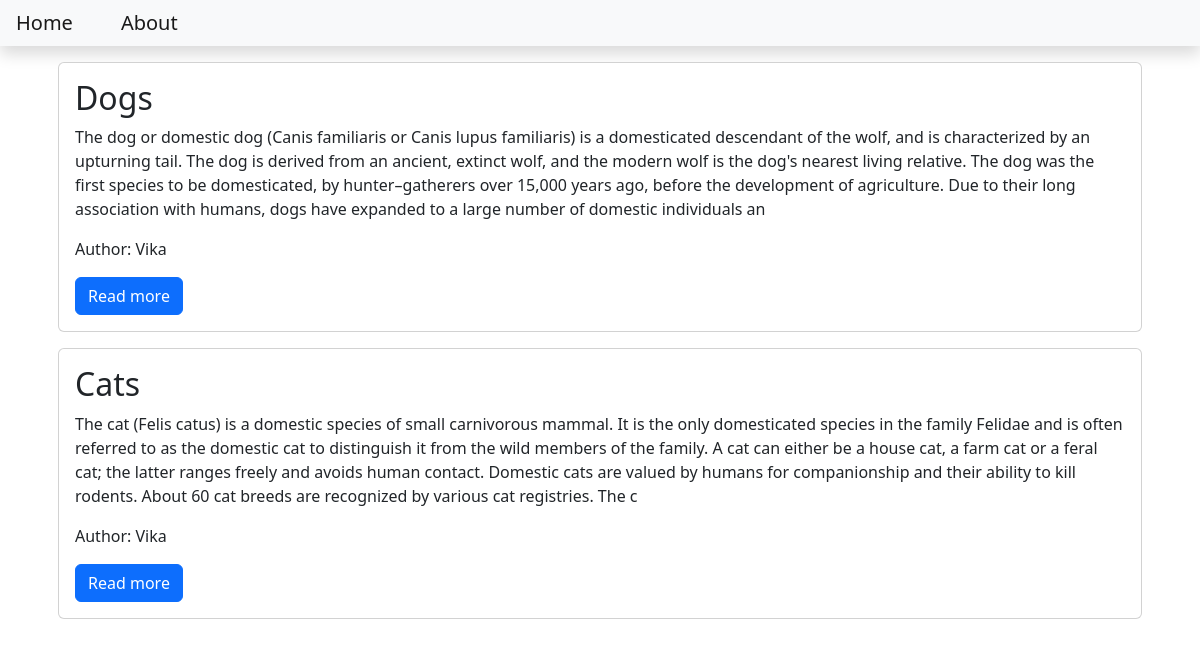
The page / on the database its author committed.
### blog/models.py (models this page shows, shortened)
class Post(models.Model):
    title = models.CharField(max_length=150)
    content = models.TextField()
    date_created = models.DateTimeField(auto_now_add=True)
    slug = models.SlugField(max_length=150, unique=True)
    author = models.ForeignKey(to=User, on_delete=models.CASCADE)
    status = models.IntegerField(choices=STATUS, default=0)

### blog/views.py (the view)
# urls.py: path('', views.PostList.as_view(), name = 'home_view')
class PostList(generic.ListView):
    queryset = Post.objects.filter(status=1).order_by('-date_created')
    template_name = 'index.html'

### templates/index.html
{% extends 'nav.html' %}
{% block content %}
        <div class="container">
        {% for post in post_list %}
            <div class="card m-3">
                <div class="card-body">
                    <h2 class="card-title">{{post.title}}</h2>
                    <p class="card-text">
                        {{post.content| slice:'500'}}
                    </p>
                    <p>
                        Author: {{post.author | title}}
                    </p>
                    <a class="btn btn-primary" href='{% url "blog_view" post.slug %}'>Read more</a>
                </div>
            </div>
        {% endfor %}
        </div>
{% endblock content %}

### templates/nav.html (shortened to what this page needs)
<!DOCTYPE html>
<html lang="en">
    <head>
        <link href="https://cdn.jsdelivr.net/npm/bootstrap@5.2.0-beta1/dist/css/bootstrap.min.css" rel="stylesheet">
    </head>
<body>
    <nav class="navbar navbar-expand-lg  navbar-light bg-light shadow mb-3" id="mainNav">
        <div class="collapse navbar-collapse" id="navbarResponsive">
            <ul class="navbar-nav  ml-auto">
                <li class="nav-item">
                    <a class="navbar-brand p-3" href="{%url 'home_view' %}">Home</a>
                </li>
                <li>
                    <a class="navbar-brand p-3" href="{%url 'about_view' %}">About</a>
                </li>
            </ul>
        </div>
    </nav>
{% block content %}
{% endblock content %}
</body>
</html>

### rows shown on the page
Post: title "Dogs", content "The dog or domestic dog (Canis familiaris or Canis lupus familiaris) is a domesticated descendant of the wolf, and is characterized by an upturning tail. The dog is derived from an ancient, extinct wolf, and the modern wolf is the dog's nearest living relative. The dog was the first species to be domesticated, by hunter–gatherers over 15,000 years ago, before the development of agriculture. Due to their long association with humans, dogs have expanded to a large number of domestic individuals an", author "Vika"
Post: title "Cats", content "The cat (Felis catus) is a domestic species of small carnivorous mammal. It is the only domesticated species in the family Felidae and is often referred to as the domestic cat to distinguish it from the wild members of the family. A cat can either be a house cat, a farm cat or a feral cat; the latter ranges freely and avoids human contact. Domestic cats are valued by humans for companionship and their ability to kill rodents. About 60 cat breeds are recognized by various cat registries. The c", author "Vika"
